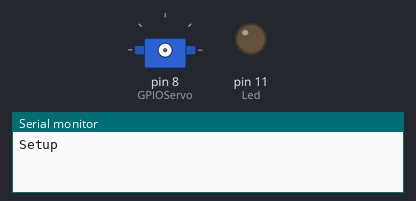
The program below on a simulated Arduino Nano, built with avr-gcc and run on an emulated ATmega328P. On the bench: servo, output pins drawn as LEDs (lit = HIGH), the last lines printed to the serial monitor.

Above: at 0.05 s.
At 3.0 s:
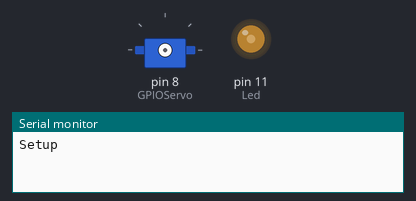
At 4.05 s:
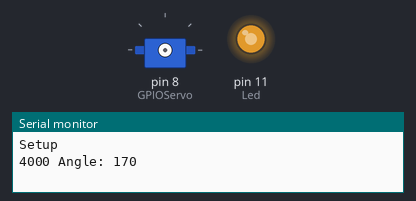
At 5.15 s:
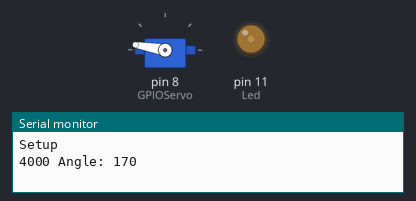
Timing chart, 0 to 10.4 s (numbered marks = the images above):
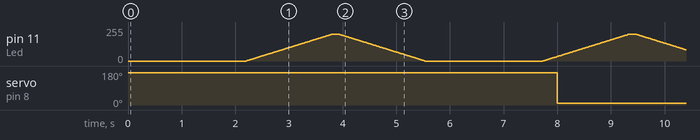

The program:

main.cpp
```cpp
#include <Arduino.h>
#include <main.h>
#include <ronquido.h>
#include <flashLed.h>
#include <Servo.h>

void setup() {
  Serial.begin(SERIALSPEED);
  Serial.println("Setup");
  pinMode(Led, OUTPUT);

  /*
  Servo servo;
  servo.attach(GPIOServo);
  Serial.println("-- 0 --");
  servo.write(0);
  delay(2000);
  Serial.println("-- 180 --");
  servo.write(180);
  delay(2000);
  servo.detach();
  */
}

void mueveServo2(){
  static unsigned long last=0;
  static bool servoOn = true;
  static Servo servo;
  static int angle = 0;

  last = last > millis() ? millis() : last;

  if ((servoOn) && (angle == anguloParado) && (millis() > (last + 1500 ))){
    servo.detach();
    servoOn = false;
    Serial.print(millis());
    Serial.println(" Esta parado, desconecto");
    // Serial.println(servoOn);
  }

  if (millis() < (last + 4000 )){
    return;
  }

  angle=(angle == anguloParado) ? anguloEncendido : anguloParado;
  Serial.print(millis());Serial.print(" Angle: ");Serial.println(angle);
  servo.attach(GPIOServo);
  servo.write(angle);
  servoOn = true;
  last=millis();
}
/*
void mueveServo(unsigned int duracion, byte paso){
  static unsigned long last=0;
  static int direccion = 1;
  static int angle = 0;
  last = last > millis() ? millis() : last;

  if (millis() < (last + duracion )){
    return;
  }
  if (angle >= 180){ direccion = -1; angle=180; }
  if (angle <=   0){ direccion =  1; angle=0; }

  angle+=paso*direccion;
  servo.write(angle);
  last = millis();
}
*/
void loop() {
  ronquido(Led);
  mueveServo2();
  //mueveServo(1000,90);
  //servo.write(0);
}
```

main.h
```cpp
#define SERIALSPEED 115200  // Velocidad del puerto serie
#define Led 11              // GPIO del Led blanco
#define GPIOServo 8         // Gpio donde esta el servo

#define anguloParado 170
#define anguloEncendido 10
```

Measured:
- by itself, servo on pin 8 (GPIOServo): alternates 170° for 4.0 s and 10° for 4.0 s
